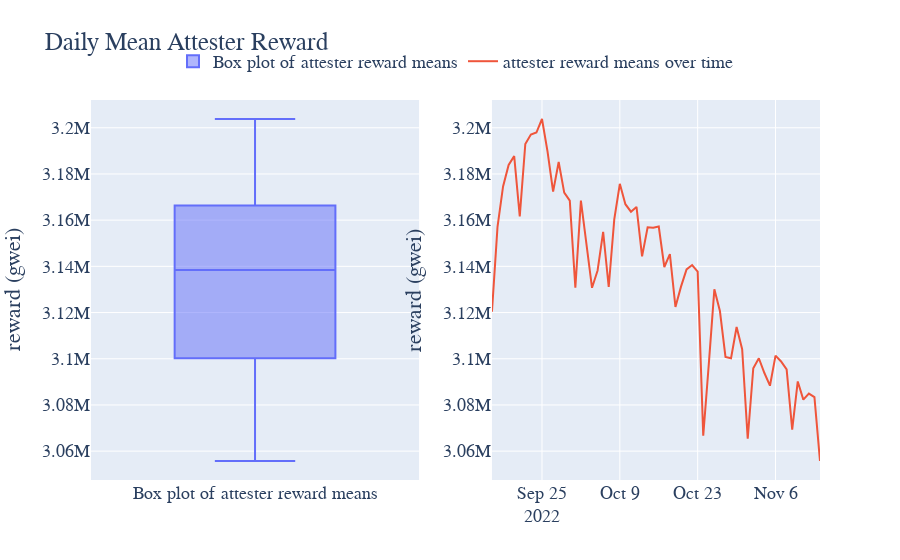

Notebook source saved alongside this figure:
### Code cell
import pandas as pd
import plotly.graph_objects as go
from plotly.subplots import make_subplots

# Sample data, replace with your actual data
df = reward.copy()

# Calculate the mean of Validator_index by Date
validator_means = df.groupby('Date')['attest_sum'].mean().reset_index()
validator_means = validator_means[1:-2]
# Create a subplot layout: 2 rows and 1 column
fig = make_subplots(rows=1, cols=2, shared_xaxes=True, vertical_spacing=0.1)

# Add box plot to the top
fig.add_trace(go.Box(y=validator_means['attest_sum'], name='Box plot of attester reward means'), row=1, col=1)

# Add time series plot to the bottom
fig.add_trace(go.Scatter(x=validator_means['Date'], y=validator_means['attest_sum'], mode='lines', name='attester reward means over time'), row=1, col=2)

# Set the font to 'Courier New', title for the figure, and adjust legend position
fig.update_layout(
    font=dict(
        family="Courier New, monospace",
        size=18,
    ),
    title='Daily Mean Attester Reward',
    legend=dict(
        x=0.5,
        y=1.15,
        orientation="h",
        xanchor="center"
    )
)

# Update the y-axis label
fig.update_yaxes(title_text="reward (gwei)")

fig.show()
